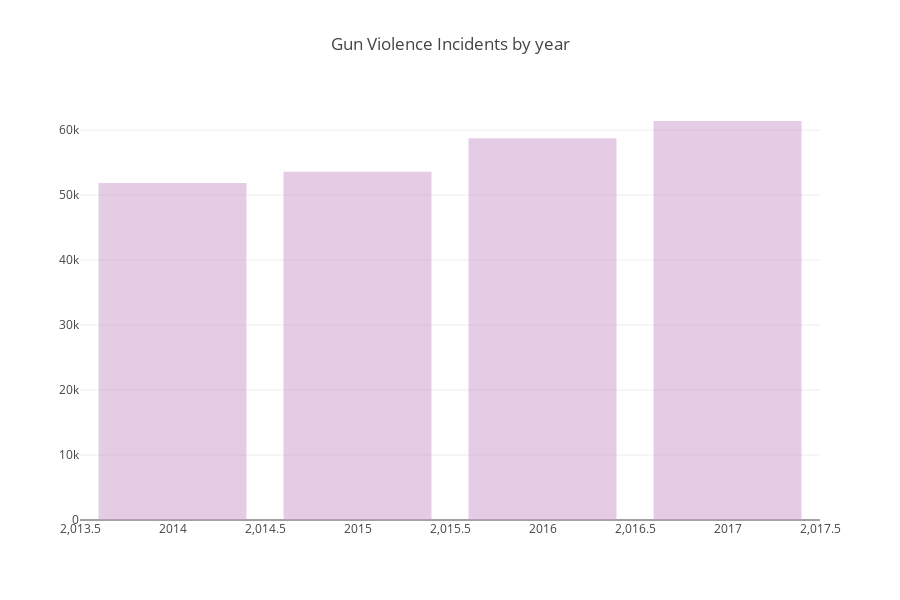

Notebook code cell kept with this figure:
### Code cell
def create_stack_bar_data(col):
    aggregated = df[col].value_counts()
    x_values = aggregated.index.tolist()
    y_values = aggregated.values.tolist()
    return x_values, y_values

x1, y1 = create_stack_bar_data('year')
x1 = x1[:-2]
y1 = y1[:-2]
trace1 = go.Bar(x=x1, y=y1, opacity=.8, name="year count", marker=dict(color=['rgba(201, 150, 200, 0.6)', 'rgba(201, 150, 200, 0.6)', 'rgba(201, 150, 200, 0.6)', 'rgba(201, 150, 200, 0.6)']))
layout = dict(height=600, title='Gun Violence Incidents by year', legend=dict(orientation="h"))
fig = go.Figure(data=[trace1], layout=layout)
iplot(fig)

### Figure 1 — Plotly figure (JSON) as saved in the notebook; plotly's stock layout.template omitted (floating-point values rounded to 4 significant figures)
{"data": [{"marker": {"color": ["rgba(201, 150, 200, 0.6)", "rgba(201, 150, 200, 0.6)", "rgba(201, 150, 200, 0.6)", "rgba(201, 150, 200, 0.6)"]}, "name": "year count", "opacity": 0.8, "type": "bar", "uid": "6666986c-59da-49a7-8d57-eb549b5d8a86", "x": [2017, 2016, 2015, 2014], "y": [61401, 58763, 53579, 51854]}], "layout": {"height": 600, "legend": {"orientation": "h"}, "title": {"text": "Gun Violence Incidents by year"}}}
